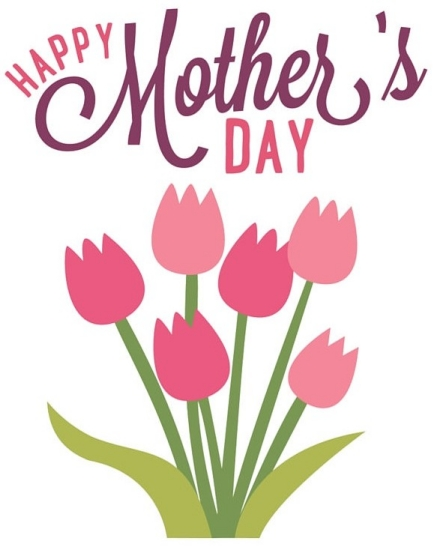
#> input picture Posty_SCARA_Arm/desktop/project_mothersday/Happy-Mothers-Day-Images.jpg, 434 x 547 px
$ python testing.py
#> lines starting #> are read from the running program, lines starting #| are printed output that depends on the picture; after the words box and inside, x2 and y2 are one past the last pixel; in counts of white or black regions, pixels touching at a corner belong together
import os,sys,time,math,traceback
import numpy as np
import cv2

# self run
def run():

    # variables
    global dothreshold,threshold,  doedge,eont,edgemin,edgemax,edgeaps,edgel2g,  tinvert,einvert,dinvert,  usethreshold,useedge,dilation,iterations, change

    dothreshold = 1
    threshold = 128
    tinvert = 0

    doedge = 1
    eont = 0
    edgemin = 96
    edgemax = 128
    edgeaps = 3
    edgel2g = 0
    einvert = 1

    usethreshold = 1
    useedge = 1
    dinvert = 0

    dilation = 0
    iterations = 0

    change = True

    # get image
    infilename = 'kevin1.jpg'
    infilename = 'crafsman35x55_v2.png'
    infilename = 'crevallejack.jpg'
    #infilename = 'lawson_jack2.jpg'
    infilename = 'Happy-Mothers-Day-Images.jpg'
    frame0 = cv2.imread(infilename)
#> frame0 is the input picture: shape (547, 434, 3); mean B, G, R 213.6, 215, 234.5
    height,width = frame0.shape[:2]
#> height = 547; width = 434
    print('FRAME0:',frame0.shape)
#| FRAME0: (547, 434, 3)

    # greyscale image
    frame1 = cv2.cvtColor(frame0,cv2.COLOR_BGR2GRAY)
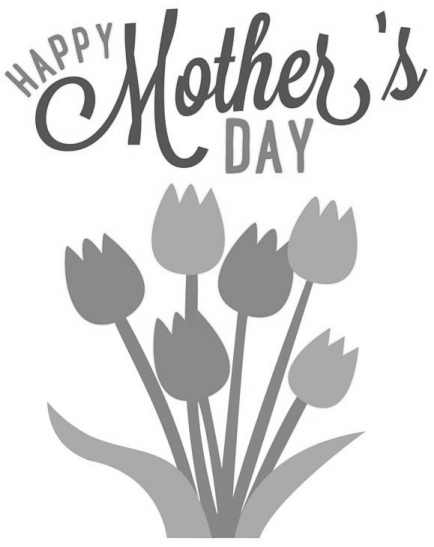
#> frame1: shape (547, 434); min 64, max 255, mean 220.7
    print('FRAME1:',frame1.shape)
#| FRAME1: (547, 434)

    # make display frame
    dframe = "OUTPUT"
    cv2.namedWindow(dframe)
    dframe2 = np.zeros((height,width),np.uint8)

    # threshold
##    tframe = 'THRESHOLD'
##    cv2.namedWindow(tframe)
    tframe2 = np.zeros((height,width),np.uint8)
##    cv2.imshow(tframe,frame1)
    cv2.createTrackbar('DOTHRR',dframe,dothreshold,1,set_dothreshold)
    cv2.createTrackbar('THRESH',dframe,threshold,255,set_threshold)
    cv2.createTrackbar('TINV',dframe,tinvert,1,set_tinvert)

    # edge
##    eframe = 'EDGE'
##    cv2.namedWindow(eframe)
    eframe2 = np.zeros((height,width),np.uint8)
##    cv2.imshow(eframe,frame1)
    cv2.createTrackbar('DOEDGE',dframe,doedge,1,set_doedge)
    cv2.createTrackbar('EONT',dframe,eont,1,set_eont)
    cv2.createTrackbar('EMIN',dframe,edgemin,255,set_edgemin)
    cv2.createTrackbar('EMAX',dframe,edgemax,255,set_edgemax)
    cv2.createTrackbar('EAPS',dframe,edgeaps,7,set_edgeaps)
    cv2.createTrackbar('EL2G',dframe,edgel2g,1,set_edgel2g)
    cv2.createTrackbar('EINV',dframe,einvert,1,set_einvert)


    cv2.imshow(dframe,frame1)
    cv2.createTrackbar('+THRH',dframe,usethreshold,1,set_usethreshold)
    cv2.createTrackbar('+EDGE',dframe,useedge,1,set_useedge)
    cv2.createTrackbar('DINV',dframe,dinvert,1,set_dinvert)
    cv2.createTrackbar('DDIA',dframe,dilation,10,set_dilation)
    cv2.createTrackbar('DITR',dframe,iterations,10,set_iterations)

    # loop and display
    while 1:

        if change:

            print(dothreshold,threshold,doedge,eont,edgemin,edgemax,edgeaps,edgel2g)

            if dothreshold:
                tframe2 = cv2.threshold(frame1,threshold,255,cv2.THRESH_BINARY)[1]
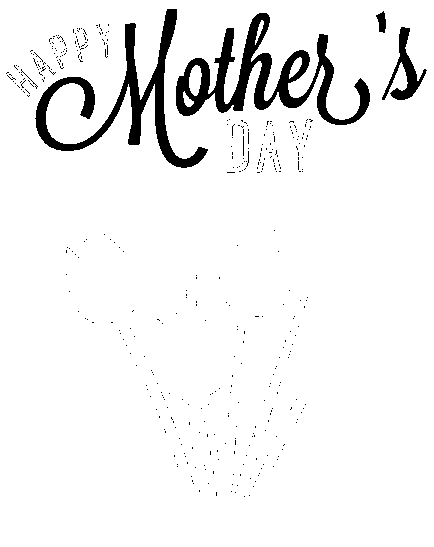
#> tframe2: shape (547, 434); 94.4% white; 401 black regions (395 under 20 px), largest, box (x1, y1, x2, y2) and area: (176, 13, 370, 125) 6235, (35, 9, 208, 168) 5145, (382, 27, 427, 100) 981, (376, 11, 386, 33) 142, (21, 69, 38, 89) 23, (243, 136, 244, 156) 20
            else:
                tframe2 = frame1[:]
            if tinvert:
                tframe2 = cv2.bitwise_not(tframe2)

            if doedge:
                if eont:
                    eframe2 = cv2.Canny(tframe2,edgemin,edgemax,False,edgeaps,bool(edgel2g))
                else:
                    eframe2 = cv2.Canny(frame1 ,edgemin,edgemax,False,edgeaps,bool(edgel2g))
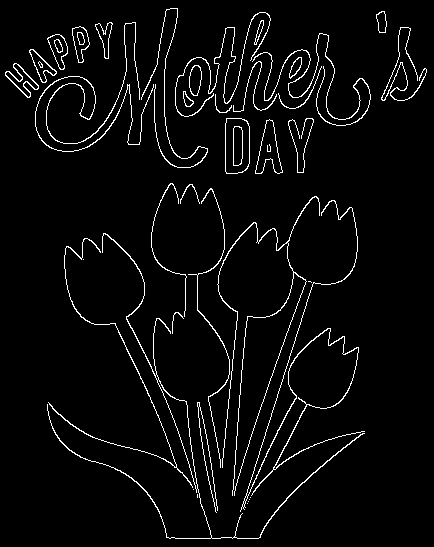
#> eframe2: shape (547, 434); 4% white in thin lines or dots
            else:
                eframe2 = frame1[:]
            if einvert:
                eframe2 = cv2.bitwise_not(eframe2)
#> eframe2: shape (547, 434); 96% white; black in thin lines or dots

            if usethreshold and useedge:
                dframe2 = cv2.bitwise_not(cv2.bitwise_or(cv2.bitwise_not(tframe2),cv2.bitwise_not(eframe2)))
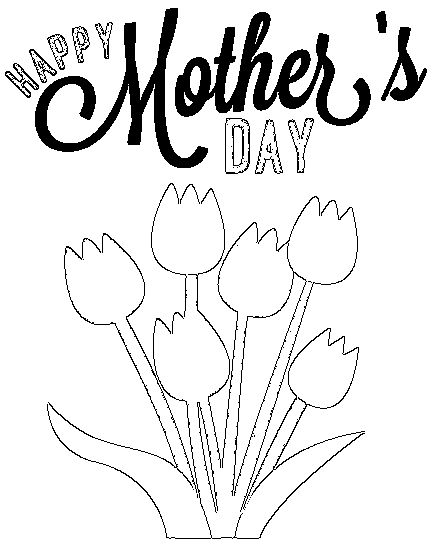
#> dframe2: shape (547, 434); 90.7% white; 54 black regions (30 under 20 px), largest, box (x1, y1, x2, y2) and area: (175, 12, 371, 126) 7549, (35, 8, 208, 168) 6153, (47, 233, 365, 539) 1241
                #dframe2 = cv2.bitwise_xand(tframe2,eframe2) # there is no nand
            elif usethreshold:
                dframe2 = tframe2
            elif useedge:
                dframe2 = eframe2
            else:
                dframe2 = frame1[:]
            if dinvert:
                dframe2 = cv2.bitwise_not(dframe2)
            if dilation:
                dilation_kernel = np.ones((dilation,dilation),np.uint8)
                dframe2 = cv2.bitwise_not(cv2.dilate(cv2.bitwise_not(dframe2),dilation_kernel,iterations=iterations))

##            cv2.imshow(tframe,tframe2)
##            cv2.imshow(eframe,eframe2)
            cv2.imshow(dframe,dframe2)
            change = False

        # key delay and action
        key = cv2.waitKey(1) & 0xFF
#> (key q is pressed here)
        if key == ord('q'):
            break
# [4 lines of commented-out code are left out]
        elif key == ord('o'):
            cv2.imwrite('oframe2.png',dframe2)
        elif key != 255:
            print('KEY:',key,[chr(key)])

        # loop pause
        time.sleep(0.1)

    # end
    cv2.destroyAllWindows()

# [78 lines left out: functions set_dothreshold, set_threshold, set_doedge, set_eont, set_edgemin, set_edgemax and 9 more, not called in this run]

# self run
if __name__ == '__main__':
    run()
